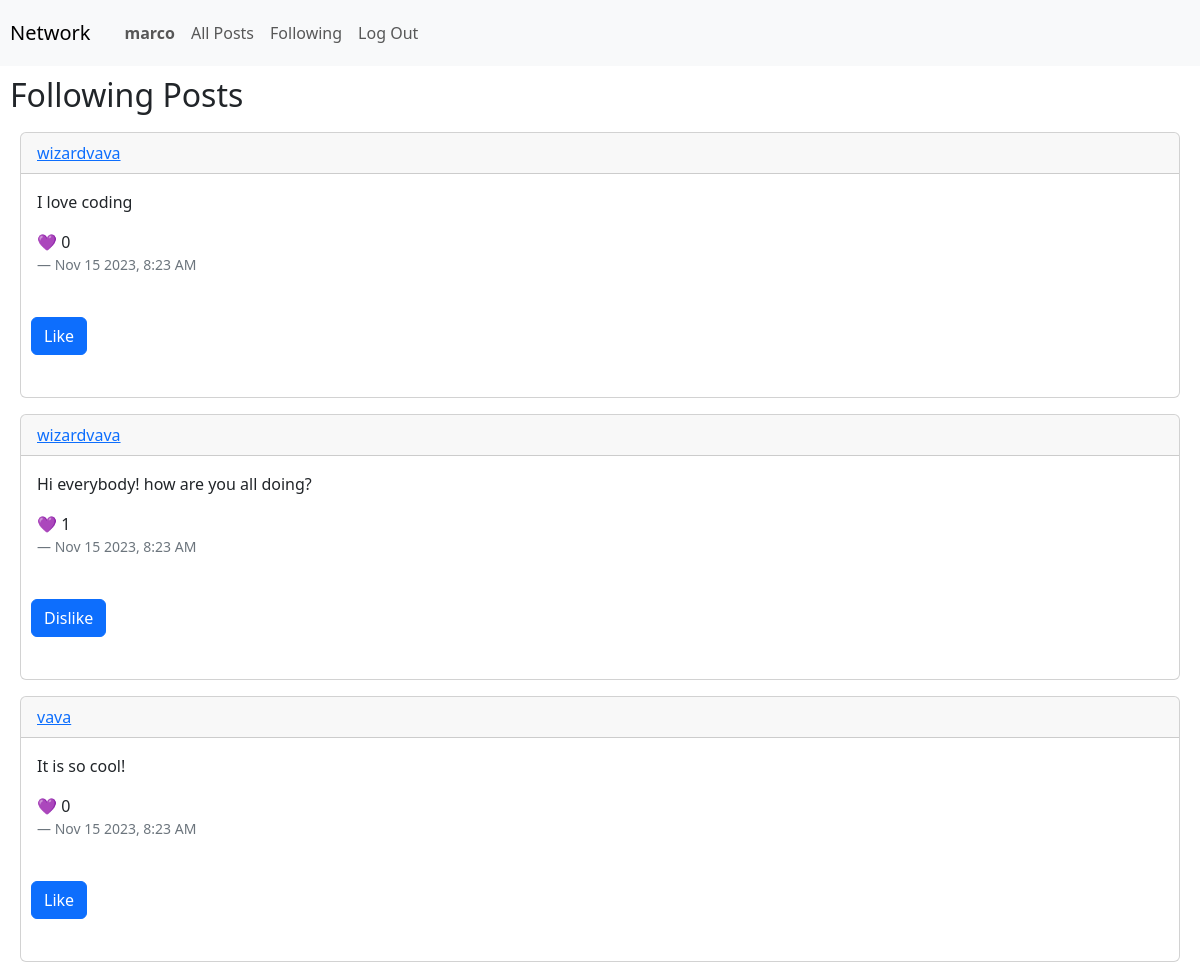
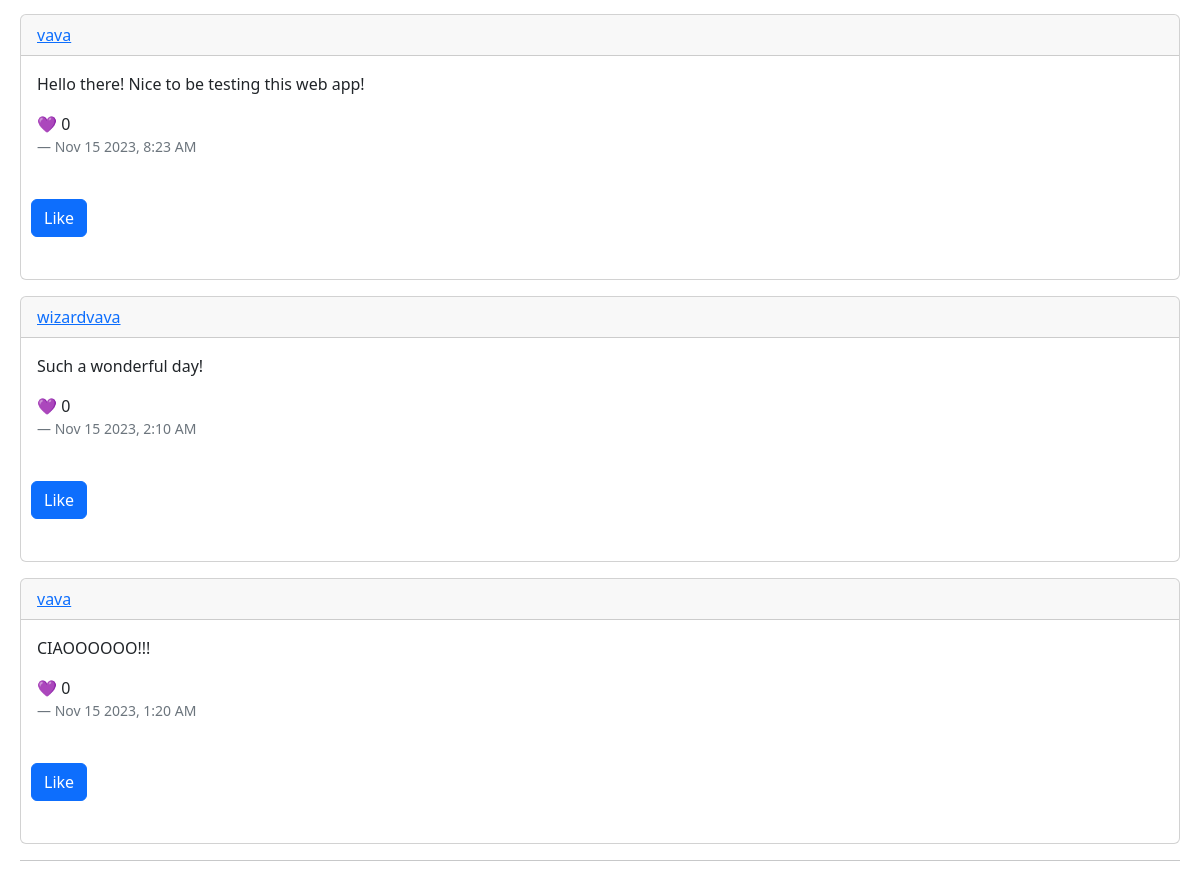
Page /following (signed in) on the committed database (2 pictures, top to bottom).
### network/models.py (models this page shows, shortened)
class User(AbstractUser):
    pass

class Post(models.Model):
    user = models.ForeignKey(User, on_delete=models.CASCADE, related_name='posts')
    timestamp = models.CharField(max_length=64)
    content = models.CharField(max_length=140)
    likes = models.IntegerField(default=0)

### network/views.py (the view)
# urls.py: path("following", views.following, name="following"),
@login_required(login_url='login')
def following(request):
    header = "Following Posts"
    if request.method == "GET":
        likes = Like.objects.all()
        liked_post = list()
        try:
            for like in likes:
                if request.user.id == like.user.id:
                    liked_post.append(like.post.id)
        except:
            liked_post = []
        followed_usrs = Follow.objects.all().filter(follower=request.user.id)
        followed_list = list()
        for u in followed_usrs:
            followed_list.append(u.follows.id)
        posts = Post.objects.all().filter(user__in=followed_list).order_by("-id")
        paginator = Paginator(posts, 10)
        page_number = request.GET.get('page')
        page_obj = paginator.get_page(page_number)
        return render(request, "network/index.html", {"posts": page_obj, "comments": False, "header": header, "likes": liked_post})
    else:
        return HttpResponseRedirect(reverse("index"))

### network/templates/network/index.html (shortened to what this page needs)
{% extends "network/layout.html" %}
{% block body %}
    <h2 id="header">{{ header }}</h2>
    {% if user.is_authenticated %}
        <div class="padding">
            {% for post in posts %}
                <div class="card mb-3">
                    <div class="card-header">
                        <a href="{% url 'user_page' user=post.user.id %}">{{ post.user }}</a>
                    </div>
                    <div class="card-body">
                        <p class="card-text">{{ post.content }}</p>
                        <p class="card-text">&#128156 {{ post.likes }}</p>
                        <footer class="blockquote-footer">{{ post.timestamp}}</footer>
                    </div>
                    <div class="mb-3 padding">
                        {% if post.id in likes %}
                            <button class="btn btn-primary mb-3" id="likeBtn{{ post.id }}" onclick="dislike({{ post.id }})">Dislike</button>
                        {% else %}
                            <button class="btn btn-primary mb-3" id="likeBtn{{ post.id }}" onclick="like({{ post.id }})">Like</button>
                        {% endif %}
                    </div>
                </div>
            {% endfor %}
            <hr>
        </div>
    {% endif %}
{% endblock %}

### network/templates/network/layout.html (shortened to what this page needs)
{% load static %}
<!DOCTYPE html>
<html lang="en">
    <head>
        <link href="https://cdn.jsdelivr.net/npm/bootstrap@5.3.2/dist/css/bootstrap.min.css" rel="stylesheet">
        <link href="{% static 'network/styles.css' %}" rel="stylesheet">
    </head>
    <body>
        <nav class="navbar navbar-expand-lg navbar-light bg-light">
            <a class="navbar-brand padding" href="#">Network</a>
            <div>
              <ul class="navbar-nav mr-auto">
                {% if user.is_authenticated %}
                    <li class="nav-item">
                        <a class="nav-link" href="{% url 'user_page' user=user.id %}"><strong>{{ user.username }}</strong></a>
                    </li>
                {% endif %}
                <li class="nav-item">
                  <a class="nav-link" href="{% url 'index' %}">All Posts</a>
                </li>
                {% if user.is_authenticated %}
                    <li class="nav-item">
                        <a class="nav-link" href="{% url 'following' %}">Following</a>
                    </li>
                    <li class="nav-item">
                        <a class="nav-link" href="{% url 'logout' %}">Log Out</a>
                    </li>
                {% endif %}
              </ul>
            </div>
          </nav>
        <div class="body padding">
            {% block body %}
            {% endblock %}
        </div>
    </body>
</html>

### network/static/network/styles.css (style rules this page uses)
.padding { padding: 10px; }

### rows in the picture
User: username "marco"
Post: user "wizardvava", content "I love coding", likes "0", timestamp "Nov 15 2023, 8:23 AM"
Post: user "wizardvava", content "Hi everybody! how are you all doing?", likes "1", timestamp "Nov 15 2023, 8:23 AM"
Post: user "vava", content "It is so cool!", likes "0", timestamp "Nov 15 2023, 8:23 AM"
Post: user "vava", content "Hello there! Nice to be testing this web app!", likes "0", timestamp "Nov 15 2023, 8:23 AM"
Post: user "wizardvava", content "Such a wonderful day!", likes "0", timestamp "Nov 15 2023, 2:10 AM"
Post: user "vava", content "CIAOOOOOO!!!", likes "0", timestamp "Nov 15 2023, 1:20 AM"

### other values in the picture
{{ header }} "Following Posts"
